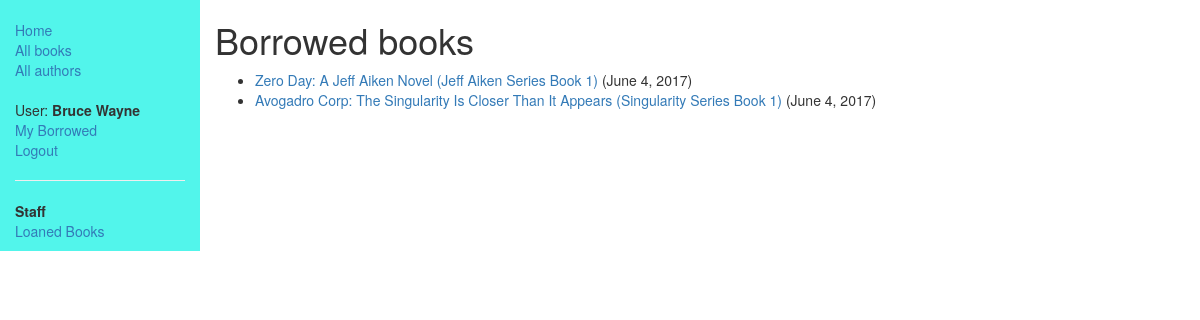
/catalog/mybooks/ (signed in), run on an earlier commit of the app's database.
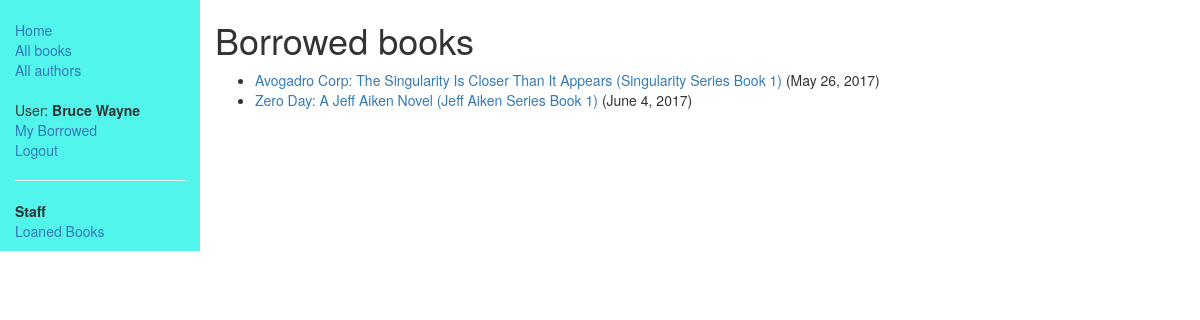
And on a later commit of the database.
### catalog/models.py (models this page shows, shortened)
class BookInstance(models.Model):
    id = models.UUIDField(primary_key=True, default=uuid.uuid4, help_text="Unique ID for this particular copy of the book")
    book = models.ForeignKey(Book, on_delete=models.SET_NULL, null=True)
    imprint = models.CharField(max_length=200)
    due_back = models.DateField(null=True, blank=True)
    borrower = models.ForeignKey(User, on_delete=models.SET_NULL, null=True, blank=True)
    LOAN_STATUS = (
        ('d', 'Maintenance'),
        ('o', 'On Loan'),
        ('a', 'Available'),
        ('r', 'Reserved'),
    )
    status = models.CharField(max_length=1, choices=LOAN_STATUS, blank=True, default='d', help_text="Book Availability")
    @property
    def is_overdue(self):
        if date.today() > self.due_back:
            return True
        return False
    class Meta:
        ordering = ["due_back"]
        permissions = (("can_mark_as_returned", "Set book as returned"),)

class Book(models.Model):
    title = models.CharField(max_length=200)
    author = models.ForeignKey('Author', on_delete=models.SET_NULL, null=True)
    summary = models.TextField(max_length=1000, help_text="Enter a brief summary for the book here.")
    isbn = models.CharField('ISBN', max_length=13, help_text='13 Character <a href="https://www.isbn-international.org/content/what-isbn">ISBN number</a>')
    genre = models.ManyToManyField(Genre, help_text="Select a genre for this book")
    def display_genre(self):
        return ', '.join(genre.name for genre in self.genre.all()[:3])
    display_genre.short_description = 'Genre'

### catalog/views.py (the view)
class LoanedBooksByUserListView(LoginRequiredMixin, generic.ListView):
    model = BookInstance
    template_name = 'catalog/bookinstance_list_borrowed_user.html'
    paginate_by = 10
    def get_queryset(self):
        return BookInstance.objects.filter(borrower=self.request.user).filter(status__exact='o').order_by('due_back')

### catalog/templates/catalog/bookinstance_list_borrowed_user.html (shortened to what this page needs)
{% extends "base.html" %}
{% block content %}
<h1>Borrowed books</h1>
   {% if bookinstance_list %}
   <ul>
     {% for bookinst in bookinstance_list %}
     <li class="{% if bookinst.is_overdue %}text-danger{% endif %}">
       <a href="{% url 'book-detail' bookinst.book.pk %}">{{bookinst.book.title}}</a> ({{ bookinst.due_back }})
     </li>
     {% endfor %}
   </ul>
   {% else %}
     <p>There are no books borrowed.</p>
   {% endif %}
{% endblock content %}

What changed in the data, as far as the page shows it:
changed BookInstance: due_back "June 4, 2017" → "May 26, 2017"; moves up the list
